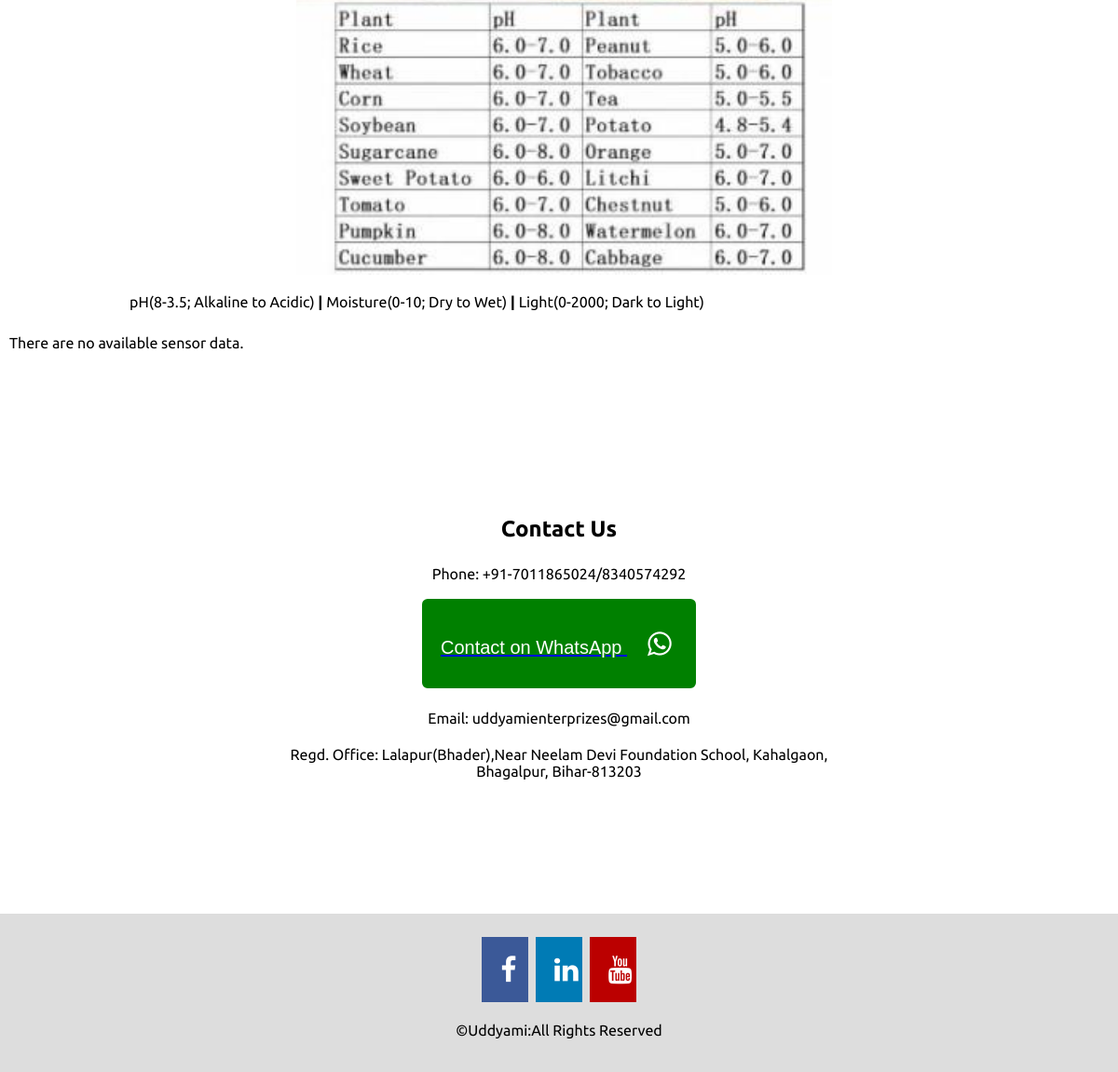
Before: /farm/location/sensor_da/ (signed in, lower part) with the older database file.
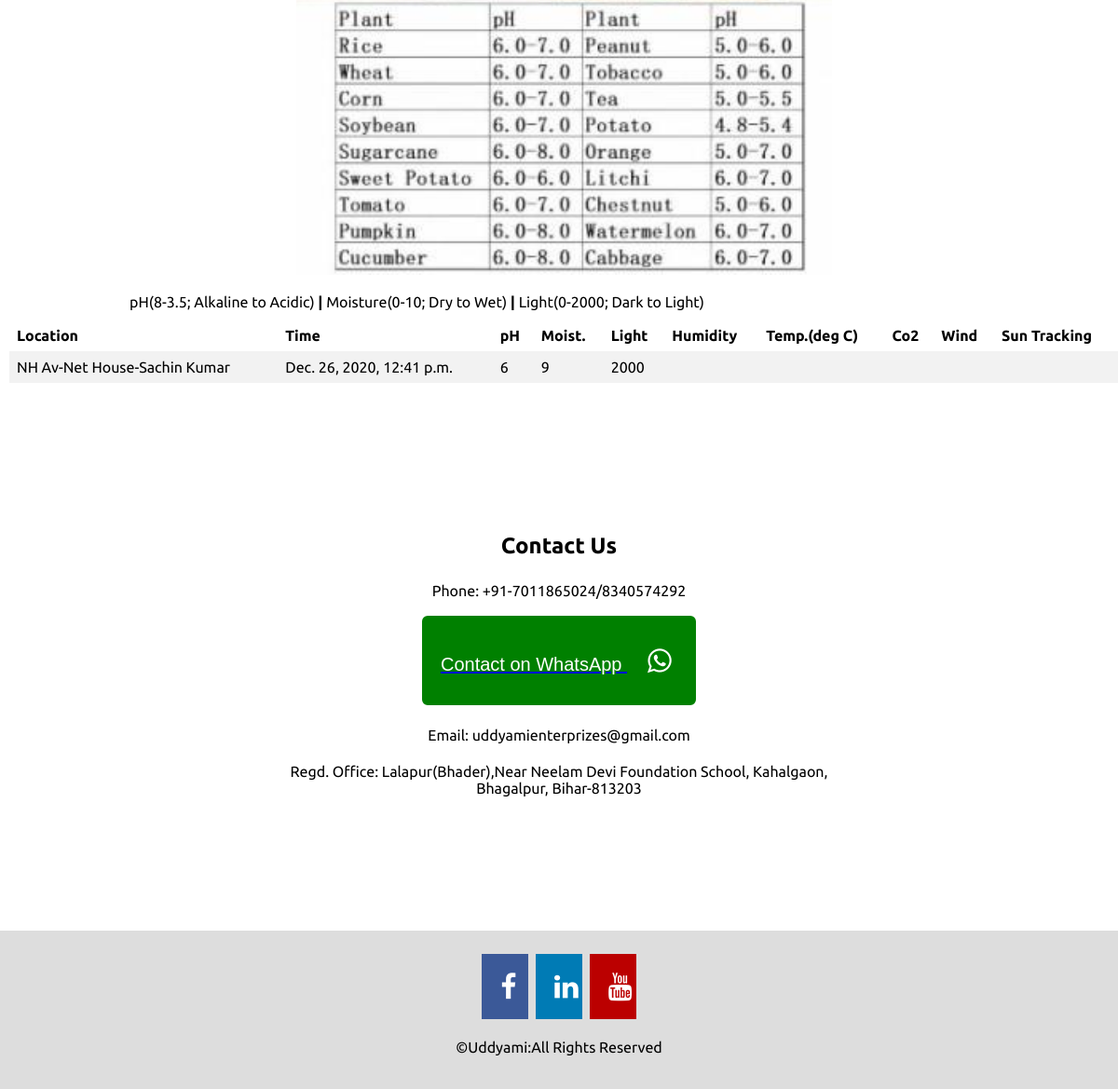
After: the same page with the newer database file.
### farm_management/models.py (models this page shows, shortened)
class Sensor_Data(models.Model):
    location = models.ForeignKey(
        Location, null=True, blank=True,
        verbose_name=_("Location"), on_delete=models.CASCADE)
    date_added = models.DateTimeField(auto_now_add=True)
    pH = models.CharField(max_length=3,default="",blank=True,help_text='pH value(0-14) ')
    Moisture = models.CharField(max_length=6,default="",blank=True,help_text='Moisture Value ')
    Humidity = models.CharField(max_length=4,default="",blank=True,help_text='Humidity Value ')
    Temperature = models.CharField(max_length=4,default="",blank=True,help_text='Temperature in degree C ')
    Light = models.CharField(max_length=4,default="",blank=True,help_text='Light value ')
    Co2_level = models.CharField(max_length=4,default="",blank=True,help_text='Carbon Dioxide(Co2) value ')
    Wind = models.CharField(max_length=4,default="",blank=True,help_text='Wind data ')
    SunTracking = models.CharField(max_length=8,default="",blank=True,help_text='Sun Tracking ')
    objects = InheritanceManager()
    class Meta:
        verbose_name = _("Sensor_Da")
        verbose_name_plural = _("Sensor_Das")

class Location(models.Model):
    location = models.CharField(
        verbose_name=_("Location"),
        max_length=50, blank=True, null=True)
    image = models.ImageField(upload_to='media/%Y/%m/%d ',
                              blank=True,
                              null=True,
                              verbose_name=_("Location Image"),
                              validators=[validate_image] )
    notes = models.TextField(blank=True, null=True)
    farm = models.ForeignKey(
        Farm, null=True, blank=True,
        verbose_name=_("Plot"), on_delete=models.CASCADE)
    objects = FarmManager()
    class Meta:
        verbose_name = _("Location")
        verbose_name_plural = _("Locations")
    def __str__(self):
        return self.location + "-" + str(self.farm.farm) + "-" +str(self.farm.farm_owner)

class Farm(models.Model):
    user = models.ForeignKey(settings.AUTH_USER_MODEL, null=True,verbose_name=_("User"), on_delete=models.CASCADE)
    farm = models.CharField(
        verbose_name=_("Plot"),
        max_length=50, blank=True, null=True)
    farm_owner = models.CharField(
        verbose_name=_("Farmer"),
        max_length=50, blank=True, null=True)
    address = models.CharField(verbose_name=_("Address"),max_length=100,blank=True)
    notes = models.TextField(blank=True, null=True)
    image_1 = models.ImageField(upload_to='media/%Y/%m/%d ',
                              blank=True,
                              null=True,
                              verbose_name=_("Plot Image"),
                              validators=[validate_image])
    image_2 = models.ImageField(upload_to='media/%Y/%m/%d ',
                              blank=True,
                              null=True,
                              verbose_name=_("Plot Image"),
                              validators=[validate_image])
    date_added = models.DateTimeField(auto_now_add=True)
    objects = FarmManager()
    class Meta:
        verbose_name = _("Plot")
        verbose_name_plural = _("Plots")
        permissions = (("monitor_data", _("Monitor Data")),)

### farm_management/views.py (the view)
class SensorDataView(ListView):
    model = Sensor_Data
    template_name = 'farm_management/sensor_da-view.html'
    @method_decorator(login_required)
    @method_decorator(permission_required('farm.monitor_data'))
    def dispatch(self, request, *args, **kwargs):
        self.sensor_das = Sensor_Data.objects.all().order_by('location')
        return super(SensorDataView, self)\
                .dispatch(request, *args, **kwargs)
    def get_context_data(self, **kwargs):
        context = super(SensorDataView, self).get_context_data(**kwargs)
        context['sensor_das'] =  self.sensor_das
        return context

### templates/farm_management/sensor_da-view.html (shortened to what this page needs)
{% extends 'base.html' %}
{% load i18n %}
{% block content %}
<img src="/static/img/soilpH.jpg" alt="crop pH Range" class="center" style="max-width:100%;height:auto;">
<div class = "center" style= "width: 80%;">
<th>{% trans "pH(8-3.5; Alkaline to Acidic)" %}</th>
<th><b>|</b></th>
<th>{% trans "Moisture(0-10; Dry to Wet)" %}</th>
<th><b>|</b></th>
<th>{% trans "Light(0-2000; Dark to Light)" %}</th>
</div>
{% if sensor_das %}
    <div style="overflow-x:auto;">
		<table>
			<tr>
			    <th>{% trans "Location" %}</th>
			    <th>{% trans "Time" %}</th>
			    <th>{% trans "pH" %}</th>
			    <th>{% trans "Moist." %}</th>
			    <th>{% trans "Light" %}</th>
				<th>{% trans "Humidity" %}</th>
				<th>{% trans "Temp.(deg C)" %}</th>
				<th>{% trans "Co2" %}</th>
				<th>{% trans "Wind" %}</th>
				<th>{% trans "Sun Tracking" %}</th>
			</tr>
			{% for sensor_da in sensor_das %}
				<tr>
				<td>{{ sensor_da.location }}</td>
				<td>{{ sensor_da.date_added }}</td>
				<td>{{ sensor_da.pH }}</td>
				<td>{{ sensor_da.Moisture }}</td>
				<td>{{ sensor_da.Light }}</td>
				<td>{{ sensor_da.Humidity }}</td>
				<td>{{ sensor_da.Temperature }}</td>
				<td>{{ sensor_da.Co2_level }}</td>
				<td>{{ sensor_da.Wind }}</td>
				<td>{{ sensor_da.SunTracking }}</td>
			    </tr>
				{% endfor %}
		</table>
	</div>
{% else %}
    <p>{% trans "There are no available sensor data" %}.</p>
{% endif %}
{% endblock %}

Changed rows visible on the page:
added Sensor_Data: location "NH Av-Net House-Sachin Kumar", date_added "Dec. 26, 2020, 12:41 p.m.", pH "6", Moisture "9", Light "2000"
Other visible differences:
text no longer shown: "There are no available sensor data ."
text now shown: "Location Time pH Moist. Light Humidity Temp.(deg C) Co2 Wind Sun Tracking"
